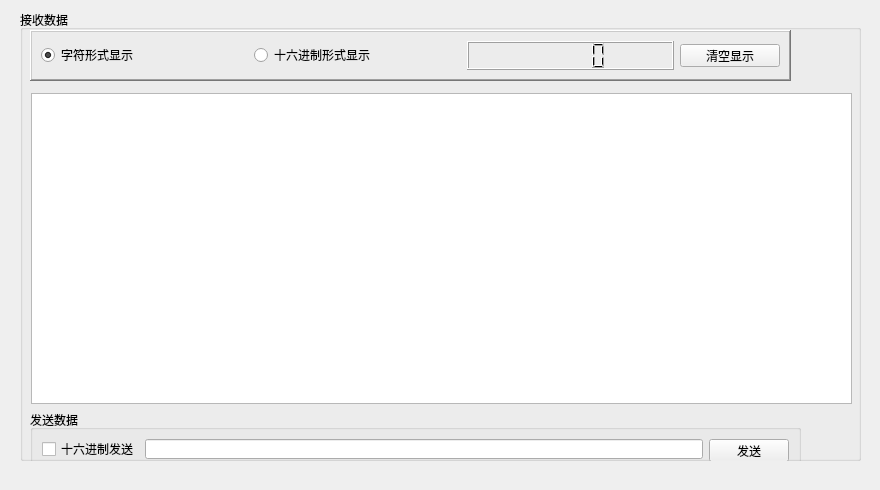
    <widget class="QWidget" name="ProPage">
     <property name="toolTipDuration">
      <number>1</number>
     </property>
     <widget class="QWidget" name="widget_2" native="true">
      <property name="geometry">
       <rect>
        <x>0</x>
        <y>0</y>
        <width>871</width>
        <height>481</height>
       </rect>
      </property>
      <widget class="QGroupBox" name="groupBox_2">
       <property name="geometry">
        <rect>
         <x>20</x>
         <y>10</y>
         <width>841</width>
         <height>451</height>
        </rect>
       </property>
       <property name="styleSheet">
        <string notr="true"/>
       </property>
       <property name="title">
        <string>接收数据</string>
       </property>
       <property name="flat">
        <bool>true</bool>
       </property>
       <widget class="QFrame" name="frame_3">
        <property name="geometry">
         <rect>
          <x>10</x>
          <y>20</y>
          <width>761</width>
          <height>51</height>
         </rect>
        </property>
        <property name="styleSheet">
         <string notr="true"/>
        </property>
        <property name="frameShape">
         <enum>QFrame::WinPanel</enum>
        </property>
        <property name="frameShadow">
         <enum>QFrame::Raised</enum>
        </property>
        <property name="lineWidth">
         <number>1</number>
        </property>
        <property name="midLineWidth">
         <number>0</number>
        </property>
        <layout class="QHBoxLayout" name="horizontalLayout">
         <item>
          <widget class="QRadioButton" name="ccradioButton">
           <property name="toolTip">
            <string>&lt;html&gt;&lt;head/&gt;&lt;body&gt;&lt;p&gt;以字符方式显示数据&lt;/p&gt;&lt;/body&gt;&lt;/html&gt;</string>
           </property>
           <property name="text">
            <string>字符形式显示</string>
           </property>
           <property name="checked">
            <bool>true</bool>
           </property>
          </widget>
         </item>
         <item>
          <widget class="QRadioButton" name="chradioButton">
           <property name="toolTip">
            <string>&lt;html&gt;&lt;head/&gt;&lt;body&gt;&lt;p&gt;以十六进制方式显示数据&lt;/p&gt;&lt;/body&gt;&lt;/html&gt;</string>
           </property>
           <property name="text">
            <string>十六进制形式显示</string>
           </property>
          </widget>
         </item>
         <item>
          <widget class="QLCDNumber" name="recvbyteslcdNumber">
           <property name="sizePolicy">
            <sizepolicy hsizetype="Preferred" vsizetype="Minimum">
             <horstretch>0</horstretch>
             <verstretch>0</verstretch>
            </sizepolicy>
           </property>
           <property name="toolTip">
            <string>已接收字节数</string>
           </property>
           <property name="styleSheet">
            <string notr="true"/>
           </property>
          </widget>
         </item>
         <item>
          <widget class="QPushButton" name="clearUpBtn">
           <property name="minimumSize">
            <size>
             <width>0</width>
             <height>23</height>
            </size>
           </property>
           <property name="maximumSize">
            <size>
             <width>100</width>
             <height>23</height>
            </size>
           </property>
           <property name="text">
            <string>清空显示</string>
           </property>
           <property name="icon">
            <iconset resource="../../../../../Qt Release/SmartLab-TCPcom/images.qrc">
             <normaloff>:/images/edit-clear.png</normaloff>:/images/edit-clear.png</iconset>
           </property>
          </widget>
         </item>
        </layout>
       </widget>
       <widget class="QTextBrowser" name="textBrowser">
        <property name="geometry">
         <rect>
          <x>11</x>
          <y>83</y>
          <width>821</width>
          <height>311</height>
         </rect>
        </property>
       </widget>
       <widget class="QGroupBox" name="groupBox_4">
        <property name="geometry">
         <rect>
          <x>10</x>
          <y>400</y>
          <width>771</width>
          <height>61</height>
         </rect>
        </property>
        <property name="styleSheet">
         <string notr="true"/>
        </property>
        <property name="title">
         <string>发送数据</string>
        </property>
        <property name="flat">
         <bool>true</bool>
        </property>
        <layout class="QHBoxLayout" name="horizontalLayout_2">
         <item>
          <widget class="QCheckBox" name="sendAsHexcheckBox">
           <property name="toolTip">
            <string>&lt;html&gt;&lt;head/&gt;&lt;body&gt;&lt;p&gt;以十六进制方式发送数据（默认为字符方式）&lt;/p&gt;&lt;/body&gt;&lt;/html&gt;</string>
           </property>
           <property name="text">
            <string>十六进制发送</string>
           </property>
          </widget>
         </item>
         <item>
          <widget class="QLineEdit" name="sendMsgLineEdit">
           <property name="maxLength">
            <number>10000</number>
           </property>
           <property name="dragEnabled">
            <bool>false</bool>
           </property>
          </widget>
         </item>
         <item>
          <widget class="QPushButton" name="sendmsgBtn">
           <property name="minimumSize">
            <size>
             <width>0</width>
             <height>23</height>
            </size>
           </property>
           <property name="maximumSize">
            <size>
             <width>100</width>
             <height>23</height>
            </size>
           </property>
           <property name="text">
            <string>发送</string>
           </property>
           <property name="icon">
            <iconset resource="../../../../../Qt Release/SmartLab-TCPcom/images.qrc">
             <normaloff>:/images/send.png</normaloff>:/images/send.png</iconset>
           </property>
           <property name="autoDefault">
            <bool>false</bool>
           </property>
           <property name="default">
            <bool>false</bool>
           </property>
          </widget>
         </item>
        </layout>
       </widget>
      </widget>
     </widget>
    </widget>
